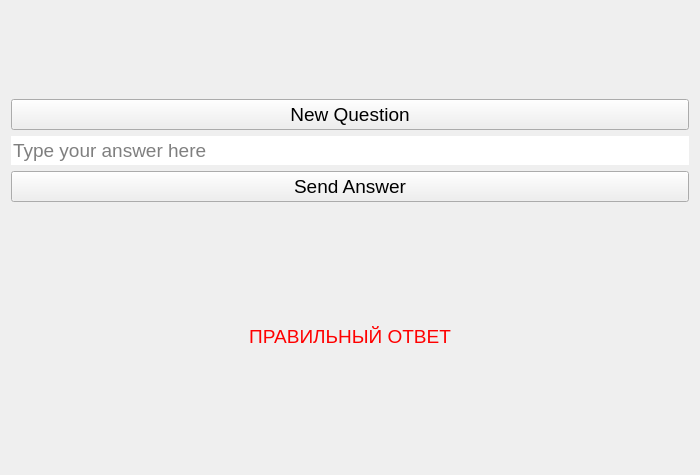
<?xml version="1.0" encoding="UTF-8"?>
<ui version="4.0">
 <class>Form</class>
 <widget class="QWidget" name="Form">
  <property name="geometry">
   <rect>
    <x>0</x>
    <y>0</y>
    <width>700</width>
    <height>475</height>
   </rect>
  </property>
  <property name="font">
   <font>
    <family>MS Shell Dlg 2</family>
    <pointsize>14</pointsize>
    <weight>9</weight>
    <italic>false</italic>
    <bold>false</bold>
   </font>
  </property>
  <property name="windowTitle">
   <string>Form</string>
  </property>
  <property name="styleSheet">
   <string notr="true">QWidget{

font: 75 14pt &quot;MS Shell Dlg 2&quot;;

}</string>
  </property>
  <layout class="QVBoxLayout" name="verticalLayout">
   <item>
    <widget class="QLabel" name="label_question">
     <property name="enabled">
      <bool>true</bool>
     </property>
     <property name="font">
      <font>
       <family>MS Shell Dlg 2</family>
       <pointsize>14</pointsize>
       <weight>9</weight>
       <italic>false</italic>
       <bold>false</bold>
      </font>
     </property>
     <property name="text">
      <string/>
     </property>
    </widget>
   </item>
   <item>
    <widget class="QPushButton" name="pushButton_new_question">
     <property name="font">
      <font>
       <family>MS Shell Dlg 2</family>
       <pointsize>14</pointsize>
       <weight>9</weight>
       <italic>false</italic>
       <bold>false</bold>
      </font>
     </property>
     <property name="text">
      <string>New Question</string>
     </property>
    </widget>
   </item>
   <item>
    <widget class="QLineEdit" name="lineEdit_answer">
     <property name="font">
      <font>
       <family>MS Shell Dlg 2</family>
       <pointsize>14</pointsize>
       <weight>9</weight>
       <italic>false</italic>
       <bold>false</bold>
      </font>
     </property>
     <property name="styleSheet">
      <string notr="true">QLineEdit{

	font: 75 14pt &quot;MS Shell Dlg 2&quot;;

}</string>
     </property>
     <property name="text">
      <string/>
     </property>
     <property name="frame">
      <bool>false</bool>
     </property>
     <property name="placeholderText">
      <string>Type your answer here</string>
     </property>
    </widget>
   </item>
   <item>
    <widget class="QPushButton" name="pushButton_send">
     <property name="font">
      <font>
       <family>MS Shell Dlg 2</family>
       <pointsize>14</pointsize>
       <weight>9</weight>
       <italic>false</italic>
       <bold>false</bold>
      </font>
     </property>
     <property name="text">
      <string>Send Answer</string>
     </property>
     <property name="checkable">
      <bool>false</bool>
     </property>
    </widget>
   </item>
   <item>
    <widget class="QLabel" name="label_answer_result">
     <property name="font">
      <font>
       <family>MS Shell Dlg 2</family>
       <pointsize>14</pointsize>
       <weight>9</weight>
       <italic>false</italic>
       <bold>false</bold>
      </font>
     </property>
     <property name="text">
      <string/>
     </property>
     <property name="alignment">
      <set>Qt::AlignCenter</set>
     </property>
    </widget>
   </item>
   <item>
    <widget class="QLabel" name="label">
     <property name="font">
      <font>
       <family>MS Shell Dlg 2</family>
       <pointsize>14</pointsize>
       <weight>9</weight>
       <italic>false</italic>
       <bold>false</bold>
      </font>
     </property>
     <property name="styleSheet">
      <string notr="true">QLabel{

color: red

}</string>
     </property>
     <property name="text">
      <string>ПРАВИЛЬНЫЙ ОТВЕТ</string>
     </property>
     <property name="alignment">
      <set>Qt::AlignCenter</set>
     </property>
    </widget>
   </item>
   <item>
    <widget class="QLabel" name="label_right_answer">
     <property name="font">
      <font>
       <family>MS Shell Dlg 2</family>
       <pointsize>14</pointsize>
       <weight>9</weight>
       <italic>false</italic>
       <bold>false</bold>
      </font>
     </property>
     <property name="text">
      <string/>
     </property>
     <property name="alignment">
      <set>Qt::AlignCenter</set>
     </property>
    </widget>
   </item>
  </layout>
 </widget>
 <resources/>
 <connections/>
</ui>
